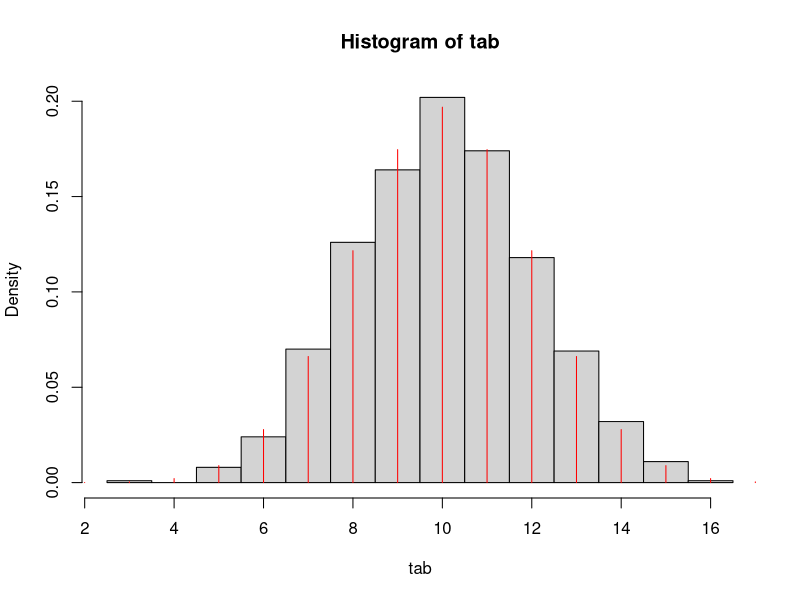
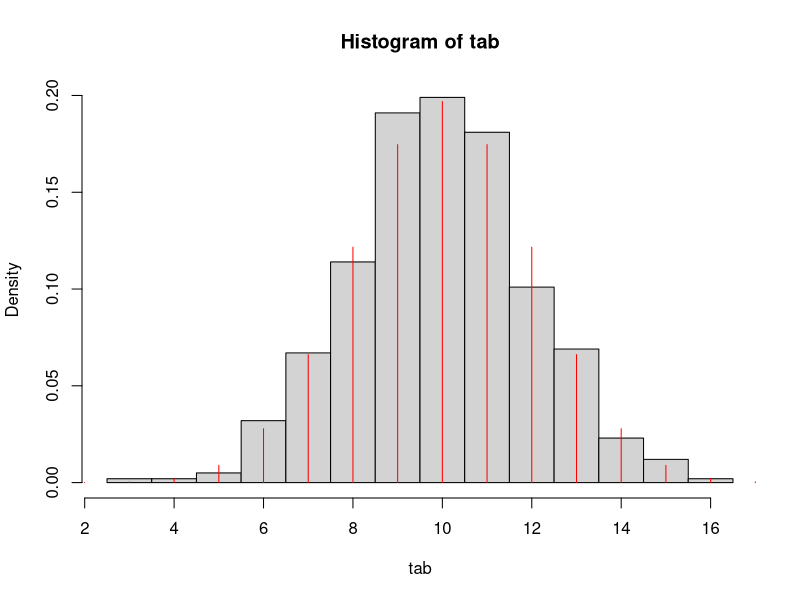
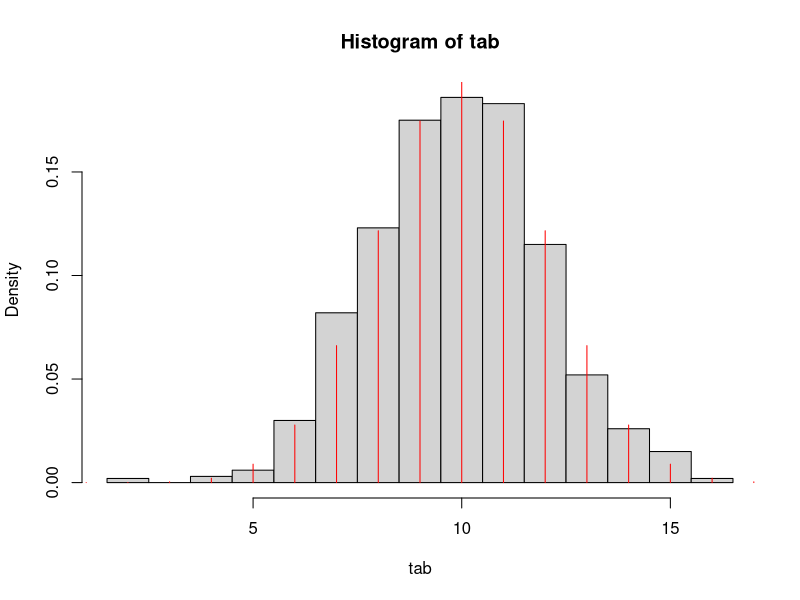
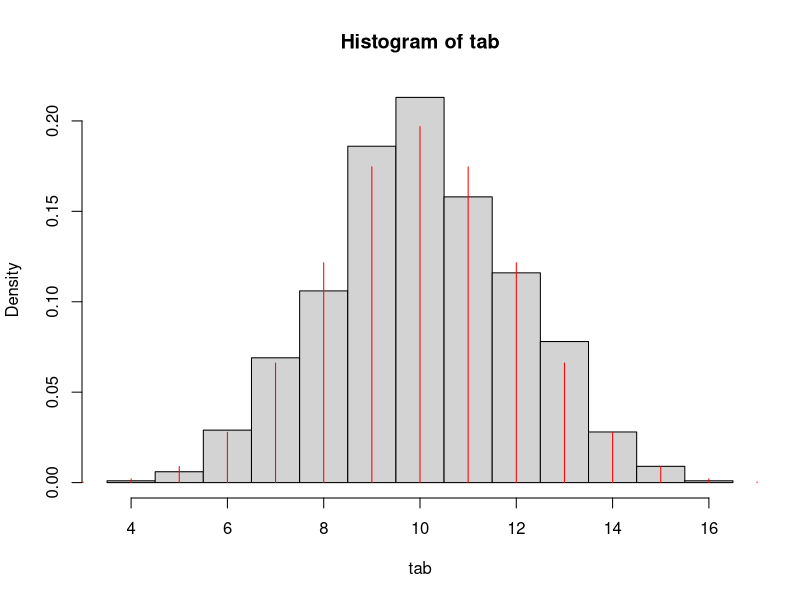
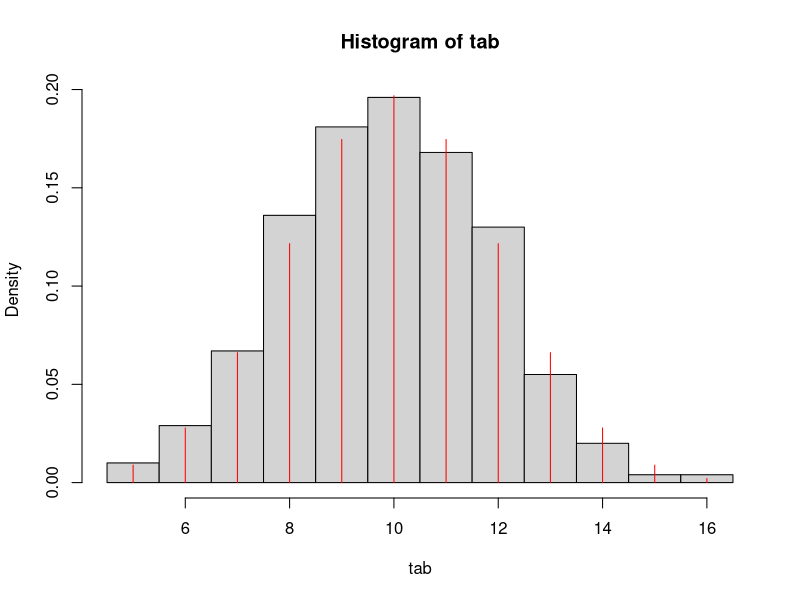
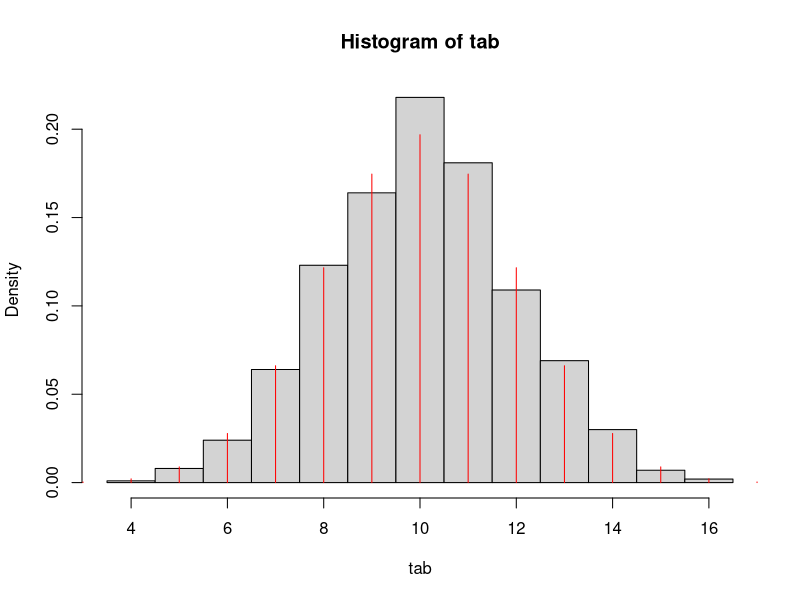
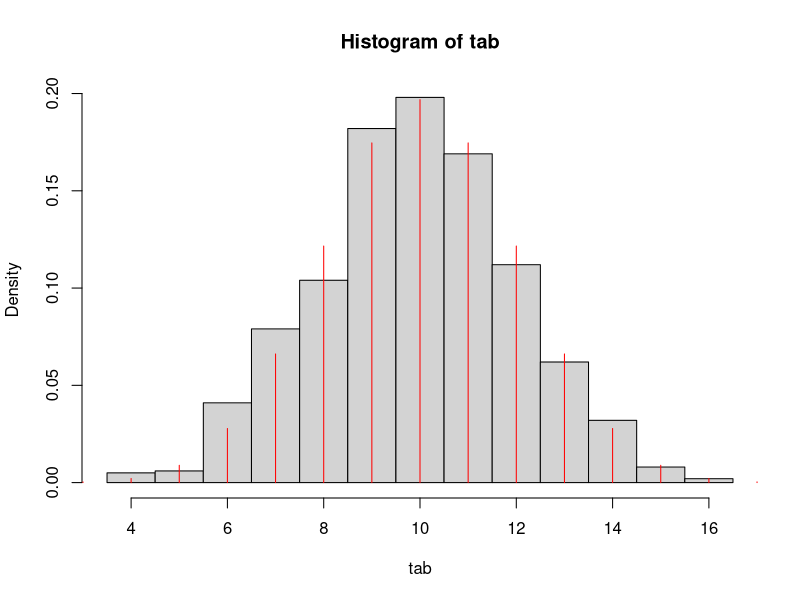
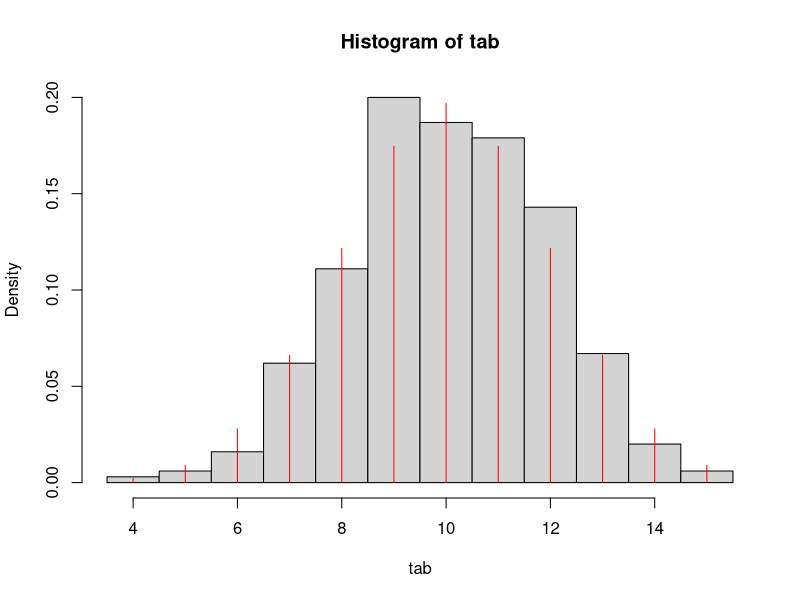

Generate these figures, in order, with R:

conditionnal_test_under_null = function(a,n,n0.,n.0,b){
  quant = qhyper(1-a, n.0, n-n.0,n0., lower.tail = TRUE, log.p = FALSE)
  tab = rhyper(b,n.0,n-n.0, n0.)
  x=0:(n-n.0)
  mass_fuction = dhyper(x,n.0,n-n.0,n0.,log = FALSE)
  hist(tab,probability=TRUE,breaks = seq(min(tab)-0.5, max(tab)+0.5, by = 1))
  lines(x,mass_fuction,type ="h",col="red")
  for (i in 1:b){
    if (tab[i]>quant){
    tab[i]=1
    }
  else{
    tab[i]=0
    }
  }
  risk_exp=sum(tab)/b
  print(quant)
  print(tab)
  return(risk_exp)
}

conditionnal_test_under_null(0.05,100,20,50,1000)

#Variation du risque de première espèce empirique en fonction du niveau du test 
vect_a=c()
x=seq(0, 1, by = 0.05)
for(a in seq(0, 1, by = 0.05)){
  vect_a = c(vect_a,conditionnal_test_under_null(a,100,20,50,1000))
}
plot(x,vect_a)

#Variation du risque de première espèce empirique en fonction de n0.     
vect_n0.=c()
x_2=seq(0, 100, by = 10)
for(n0. in seq(0, 100, by = 10)){
  vect_n0. = c(vect_n0.,conditionnal_test_under_null(0.1,100,n0.,50,1000))
}
plot(x_2,vect_n0.)


unconditionnal_test = function(a,n,p ,b){
  tab = rmultinom(b,n,p)
  vect_n00 = c()
  for(i in 1:b){
    vect_n00 = c(vect_n00,tab[1,i])
    n0. = tab[1,i]+tab[2,i]
    n.0 = tab[1,i]+tab[3,i]
    quant = qhyper(1-a, n.0, n-n.0,n0., lower.tail = TRUE, log.p = FALSE)
    if(vect_n00[i]>quant){
      vect_n00[i]=1
    }
    else{
    vect_n00[i]=0
    }
  }
'print(vect_n00)' 
print(sum(vect_n00)/b)
}

unconditionnal_test(0.05,100,c(0.1,0.1,0.1,0.7),10000)

#Variation de la probabilité de rejeter empirique en fonction du niveau du test 
vect_a2=c()
x=seq(0, 1, by = 0.05)
for(a in seq(0, 1, by = 0.05)){
  vect_a2 = c(vect_a2,unconditionnal_test(a,100,c(0.4,0.3,0.2,0.1),1000))
}
plot(x,vect_a2)

#Variation de la probabilité de rejeter empirique en fonction de la variation de 2 probabilités  
vect_p00=c()
z=seq(0,0.7, by=0.05)
for(p00 in z){
  vect_p00=c(vect_p00,unconditionnal_test(0.05,100,c(p00,0.2,1-p00-0.3,0.1),1000))
}
 plot(z,vect_p00)
